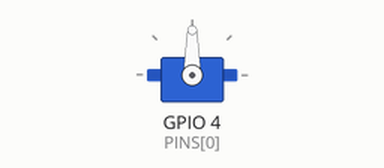
Bench run of a sketch on a simulated ESP32. Parts: servo. What the sketch prints to the serial monitor is not drawn.

Above: at 0.05 s.
Timing chart, 0 to 5.4 s (numbered marks = the images above):
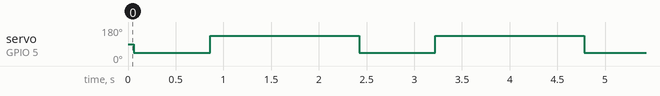

Measured:
- by itself, servo on GPIO 5 (PINS[1]): alternates 135° for 1.6 s and 45° for 0.80 s

The sketch:

servo_test.ino
```cpp
// servo_test.ino — 信号路径最小独立测试（与 dorm_light 完全无关）
// 依次在 D2(GPIO4) → D1(GPIO5) → D5(GPIO14) 三个脚上扫一轮 45°→135°，再循环。
// 用法：舵机信号线先插在 D2 别动，盯住舵机盘/用手摸着轴：
//   - 哪个 GPIO 扫的时候它抖了 → 板上丝印与真实 GPIO 错位 / 原孔虚断
//   - 三个脚全程都没反应 → 不是软件问题（查 5V 孔是否真是 5V、或直接换舵机）
#include <Servo.h>

Servo s;
const int  PINS[]   = {4, 5, 14};
const char NAMES[][16] = {"D2 (GPIO4)", "D1 (GPIO5)", "D5 (GPIO14)"};
int i = 0;

void setup() {
  Serial.begin(115200);
  Serial.println("=== servo pin sweep test: watch/touch the horn ===");
}

void loop() {
  Serial.printf("sweeping %s : 45 -> 135 ...\n", NAMES[i]);
  s.attach(PINS[i], 544, 2400);
  delay(60);
  s.write(45);  delay(800);
  s.write(135); delay(800);
  s.detach();
  delay(700);
  i = (i + 1) % 3;
}
```
